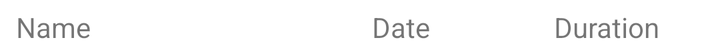
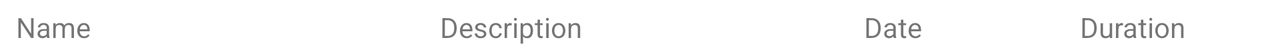

Compare how this app lays out the same screen by default and in its alternative resource folder. The renders come first, then the two layout files and the values they reference.
<!-- AndroidManifest.xml: application theme Theme.TaskTimerApp -->
<!-- res/layout/task_duration_items.xml -->
<?xml version="1.0" encoding="utf-8"?>
<androidx.constraintlayout.widget.ConstraintLayout xmlns:android="http://schemas.android.com/apk/res/android"
    xmlns:app="http://schemas.android.com/apk/res-auto"
    xmlns:tools="http://schemas.android.com/tools"
    android:layout_width="match_parent"
    android:layout_height="wrap_content">

    <TextView
        android:id="@+id/td_name"
        android:layout_width="0dp"
        android:layout_height="wrap_content"
        android:layout_marginStart="4dp"
        android:padding="4dp"
        android:textAlignment="viewStart"
        app:layout_constraintEnd_toStartOf="@+id/td_start"
        app:layout_constraintHorizontal_bias="0.5"
        app:layout_constraintHorizontal_chainStyle="spread"
        app:layout_constraintHorizontal_weight="2"
        app:layout_constraintStart_toStartOf="parent"
        app:layout_constraintTop_toTopOf="parent"
        tools:text="Name" />

    <TextView
        android:id="@+id/td_start"
        android:layout_width="0dp"
        android:layout_height="wrap_content"
        android:layout_marginStart="4dp"
        android:padding="4dp"
        android:textAlignment="viewStart"
        app:layout_constraintBaseline_toBaselineOf="@+id/td_name"
        app:layout_constraintEnd_toStartOf="@+id/td_duration"
        app:layout_constraintHorizontal_bias="0.5"
        app:layout_constraintHorizontal_weight="1"
        app:layout_constraintStart_toEndOf="@+id/td_name"
        tools:text="Date" />

    <TextView
        android:id="@+id/td_duration"
        android:layout_width="0dp"
        android:layout_height="wrap_content"
        android:layout_marginStart="4dp"
        android:padding="4dp"
        android:textAlignment="viewStart"
        app:layout_constraintBaseline_toBaselineOf="@+id/td_name"
        app:layout_constraintEnd_toEndOf="parent"
        app:layout_constraintHorizontal_bias="0.5"
        app:layout_constraintHorizontal_weight="1"
        app:layout_constraintStart_toEndOf="@+id/td_start"
        tools:text="Duration" />
</androidx.constraintlayout.widget.ConstraintLayout>
<!-- resources referenced by this layout -->
<resources>
  <style name="Theme.TaskTimerApp" parent="Theme.MaterialComponents.DayNight.DarkActionBar">
          
          <item name="colorPrimary">@color/purple_500</item>
          <item name="colorPrimaryVariant">@color/purple_700</item>
          <item name="colorOnPrimary">@color/white</item>
          
          <item name="colorSecondary">@color/teal_200</item>
          <item name="colorSecondaryVariant">@color/teal_700</item>
          <item name="colorOnSecondary">@color/black</item>
          
          <item name="android:statusBarColor" tools:targetApi="l">?attr/colorPrimaryVariant</item>
          
      </style>
  <color name="purple_500">#FF6200EE</color>
  <color name="purple_700">#FF3700B3</color>
  <color name="white">#FFFFFFFF</color>
  <color name="teal_200">#FF03DAC5</color>
  <color name="teal_700">#FF018786</color>
  <color name="black">#FF000000</color>
</resources>
<!-- res/layout-land/task_duration_items.xml (the repository's variant of the layout above) -->
<!-- drawn on the phone turned sideways -->
<?xml version="1.0" encoding="utf-8"?>
<androidx.constraintlayout.widget.ConstraintLayout xmlns:android="http://schemas.android.com/apk/res/android"
    xmlns:app="http://schemas.android.com/apk/res-auto"
    xmlns:tools="http://schemas.android.com/tools"
    android:layout_width="match_parent"
    android:layout_height="wrap_content">

    <TextView
        android:id="@+id/td_name"
        android:layout_width="0dp"
        android:layout_height="wrap_content"
        android:layout_marginStart="4dp"
        android:padding="4dp"
        android:textAlignment="viewStart"
        app:layout_constraintEnd_toStartOf="@+id/td_description"
        app:layout_constraintHorizontal_bias="0.5"
        app:layout_constraintHorizontal_chainStyle="spread"
        app:layout_constraintHorizontal_weight="2"
        app:layout_constraintStart_toStartOf="parent"
        app:layout_constraintTop_toTopOf="parent"
        tools:text="Name" />

    <TextView
        android:id="@+id/td_description"
        android:layout_width="0dp"
        android:layout_height="wrap_content"
        android:layout_marginStart="4dp"
        android:padding="4dp"
        android:textAlignment="viewStart"
        app:layout_constraintEnd_toStartOf="@+id/td_start"
        app:layout_constraintHorizontal_bias="0.5"
        app:layout_constraintHorizontal_chainStyle="spread"
        app:layout_constraintHorizontal_weight="2"
        app:layout_constraintStart_toEndOf="@id/td_name"
        app:layout_constraintBaseline_toBaselineOf="@id/td_name"
        tools:text="Description" />

    <TextView
        android:id="@+id/td_start"
        android:layout_width="0dp"
        android:layout_height="wrap_content"
        android:layout_marginStart="4dp"
        android:padding="4dp"
        android:textAlignment="viewStart"
        app:layout_constraintBaseline_toBaselineOf="@+id/td_name"
        app:layout_constraintEnd_toStartOf="@+id/td_duration"
        app:layout_constraintHorizontal_bias="0.5"
        app:layout_constraintHorizontal_weight="1"
        app:layout_constraintStart_toEndOf="@+id/td_description"
        tools:text="Date" />

    <TextView
        android:id="@+id/td_duration"
        android:layout_width="0dp"
        android:layout_height="wrap_content"
        android:layout_marginStart="4dp"
        android:padding="4dp"
        android:textAlignment="viewStart"
        app:layout_constraintBaseline_toBaselineOf="@+id/td_description"
        app:layout_constraintEnd_toEndOf="parent"
        app:layout_constraintHorizontal_bias="0.5"
        app:layout_constraintHorizontal_weight="1"
        app:layout_constraintStart_toEndOf="@+id/td_start"
        tools:text="Duration" />
</androidx.constraintlayout.widget.ConstraintLayout>
